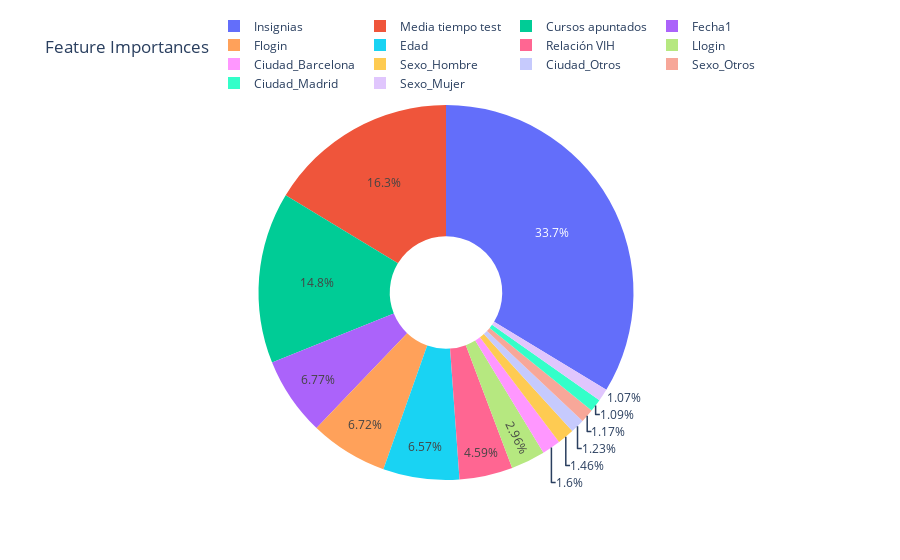

Source (notebook cell):
### Code cell
import plotly.graph_objects as go

# Crear figura y datos para el gráfico de pastel
fig = go.Figure(data=[go.Pie(labels=feature_importances['feature'], 
                             values=feature_importances['importance'],
                             hole=0.3)])

# Agregar título y leyenda
fig.update_layout(title='Feature Importances',
                  legend=dict(orientation='h', yanchor='bottom', y=1.02, xanchor='right', x=1))

# Mostrar gráfico
fig.show()

### Figure 1 — Plotly figure (JSON) as saved in the notebook; plotly's stock layout.template omitted (floating-point values rounded to 4 significant figures)
{"data": [{"hole": 0.3, "labels": ["Insignias", "Media tiempo test", "Cursos apuntados", "Fecha1", "Flogin", "Edad", "Relación VIH", "Llogin", "Ciudad_Barcelona", "Sexo_Hombre", "Ciudad_Otros", "Sexo_Otros", "Ciudad_Madrid", "Sexo_Mujer"], "type": "pie", "values": [0.3368, 0.1633, 0.1477, 0.06773, 0.06715, 0.06567, 0.04591, 0.02961, 0.01601, 0.01457, 0.01226, 0.01172, 0.01094, 0.0107]}], "layout": {"legend": {"orientation": "h", "x": 1, "xanchor": "right", "y": 1.02, "yanchor": "bottom"}, "title": {"text": "Feature Importances"}}}
